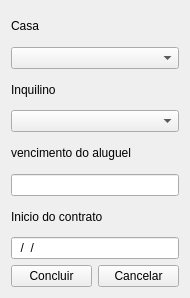
<?xml version="1.0" encoding="UTF-8"?>
<ui version="4.0">
 <class>Form</class>
 <widget class="QWidget" name="Form">
  <property name="geometry">
   <rect>
    <x>0</x>
    <y>0</y>
    <width>190</width>
    <height>298</height>
   </rect>
  </property>
  <property name="minimumSize">
   <size>
    <width>190</width>
    <height>298</height>
   </size>
  </property>
  <property name="maximumSize">
   <size>
    <width>190</width>
    <height>298</height>
   </size>
  </property>
  <property name="windowTitle">
   <string>SGC</string>
  </property>
  <property name="windowIcon">
   <iconset>
    <normaloff>../../../../../../../../../home/adenilson/IconeSGC.png</normaloff>../../../../../../../../../home/adenilson/IconeSGC.png</iconset>
  </property>
  <layout class="QHBoxLayout" name="horizontalLayout_2">
   <item>
    <layout class="QVBoxLayout" name="verticalLayout">
     <property name="spacing">
      <number>6</number>
     </property>
     <item>
      <widget class="QLabel" name="label_2">
       <property name="text">
        <string>Casa</string>
       </property>
      </widget>
     </item>
     <item>
      <widget class="QComboBox" name="Casa">
       <property name="editable">
        <bool>false</bool>
       </property>
       <property name="currentText">
        <string/>
       </property>
       <property name="duplicatesEnabled">
        <bool>false</bool>
       </property>
      </widget>
     </item>
     <item>
      <widget class="QLabel" name="label">
       <property name="text">
        <string>Inquilino</string>
       </property>
      </widget>
     </item>
     <item>
      <widget class="QComboBox" name="Inquilino">
       <property name="currentText">
        <string/>
       </property>
       <property name="currentIndex">
        <number>-1</number>
       </property>
      </widget>
     </item>
     <item>
      <widget class="QLabel" name="label_4">
       <property name="text">
        <string>vencimento do aluguel</string>
       </property>
      </widget>
     </item>
     <item>
      <widget class="QLineEdit" name="Dia_venc"/>
     </item>
     <item>
      <widget class="QLabel" name="label_3">
       <property name="text">
        <string>Inicio do contrato</string>
       </property>
      </widget>
     </item>
     <item>
      <widget class="QLineEdit" name="Inicio_con">
       <property name="inputMask">
        <string>00/00/0000</string>
       </property>
      </widget>
     </item>
     <item>
      <layout class="QHBoxLayout" name="horizontalLayout">
       <item>
        <widget class="QPushButton" name="Concluir">
         <property name="text">
          <string>Concluir</string>
         </property>
        </widget>
       </item>
       <item>
        <widget class="QPushButton" name="Cancelar">
         <property name="text">
          <string>Cancelar</string>
         </property>
        </widget>
       </item>
      </layout>
     </item>
    </layout>
   </item>
  </layout>
 </widget>
 <resources/>
 <connections/>
</ui>
